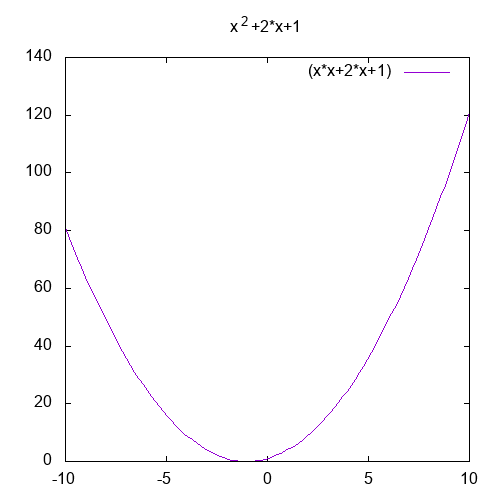

Here is the gnuplot script that generated this plot:
set terminal png size 500,500
set output 'uzd_1.png'
set title 'x^2+2*x+1'
plot(x*x+2*x+1)
